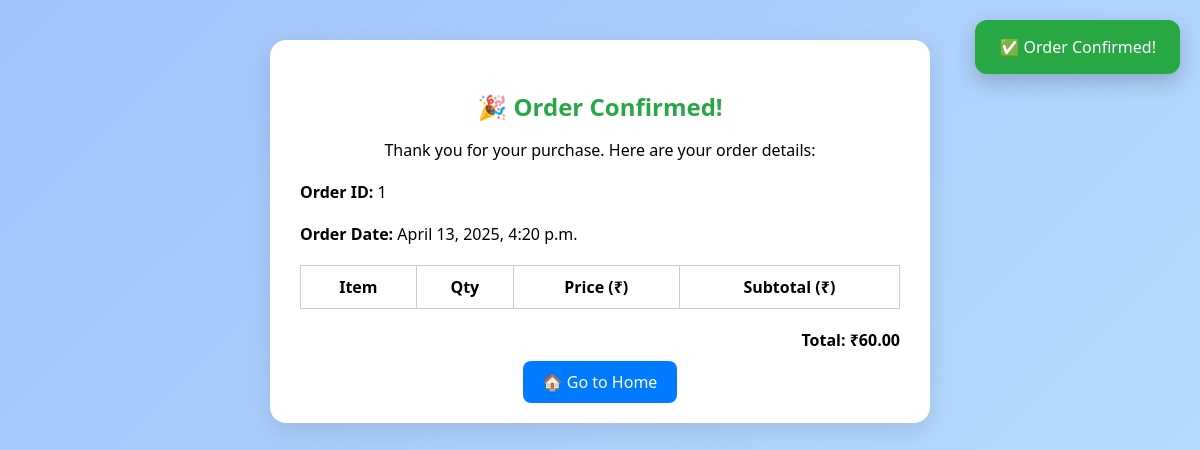
Page /buyer/order-summary/1/ (signed in) on the committed database.
### buyer/models.py (models this page shows, shortened)
class Order(models.Model):
    user = models.ForeignKey(settings.AUTH_USER_MODEL, on_delete=models.CASCADE)
    created_at = models.DateTimeField(auto_now_add=True)
    total = models.DecimalField(max_digits=10, decimal_places=2)
    delivery_address = models.TextField(blank=True, null=True)  # ✅ NEW FIELD

### buyer/views.py (the view)
# urls.py: path('order-summary/<int:order_id>/', views.order_summary, name='order_summary'),
@buyer_required
def order_summary(request, order_id):
    order = get_object_or_404(Order, id=order_id, user=request.user)
    return render(request, 'order_confirmation.html', {'order': order})

### templates/order_confirmation.html (shortened to what this page needs)
{% extends 'base.html' %}
{% load static %}
{% block content %}
<link rel="stylesheet" href="{% static 'css/order_confirmation.css' %}">
<div id="popup" class="popup-message">
    ✅ Order Confirmed!
</div>
<div class="order-confirmation-container">
    <div class="confirmation-popup">
        <h2>🎉 Order Confirmed!</h2>
        <p>Thank you for your purchase. Here are your order details:</p>
        <div class="order-details">
            <p><strong>Order ID:</strong> {{ order.id }}</p>
            <p><strong>Order Date:</strong> {{ order.created_at|date:"F j, Y, g:i a" }}</p>
        </div>
        <table class="order-table">
            <thead>
                <tr>
                    <th>Item</th>
                    <th>Qty</th>
                    <th>Price (₹)</th>
                    <th>Subtotal (₹)</th>
                </tr>
            </thead>
        </table>
        <div class="total-amount">
            <p><strong>Total:</strong> ₹{{ order.total }}</p>
        </div>
        <a href="{% url 'buyer:buyer_home' %}" class="home-btn">🏠 Go to Home</a>
    </div>
</div>
{% endblock %}

### static/css/register.css (style rules this page uses)
body { margin: 0; padding: 0; font-family: 'Segoe UI', Tahoma, Geneva, Verdana, sans-serif; background: linear-gradient(135deg, #a1c4fd, #c2e9fb, #d4fc79, #96e6a1); background-size: 400% 400%; animation: gradientBG 10s ease infinite; height: 100vh; }

### static/css/order_confirmation.css (style rules this page uses)
.order-confirmation-container { display: flex; justify-content: center; align-items: center; padding: 40px; }
.confirmation-popup { background: #fff; padding: 30px; border-radius: 16px; box-shadow: 0 8px 24px rgba(0,0,0,0.1); max-width: 600px; width: 100%; text-align: center; }
.confirmation-popup h2 { color: #28a745; margin-bottom: 10px; }
.confirmation-popup p { margin-bottom: 20px; font-size: 16px; }
.order-details { text-align: left; margin-bottom: 20px; }
.order-table { width: 100%; border-collapse: collapse; margin-bottom: 20px; }
.order-table th, .order-table td { border: 1px solid #ccc; padding: 10px; }
.total-amount { text-align: right; font-size: 18px; margin-bottom: 20px; font-weight: bold; }
.home-btn { padding: 10px 20px; background-color: #007bff; color: white; border-radius: 8px; text-decoration: none; transition: background-color 0.3s; }
.popup-message { display: none; position: fixed; top: 20px; right: 20px; background-color: #28a745; color: white; padding: 16px 24px; border-radius: 12px; font-size: 16px; box-shadow: 0 8px 20px rgba(0,0,0,0.2); z-index: 1000; }

### rows in the picture
Order: id "1", created_at "April 13, 2025, 4:20 p.m.", total "60.00"
